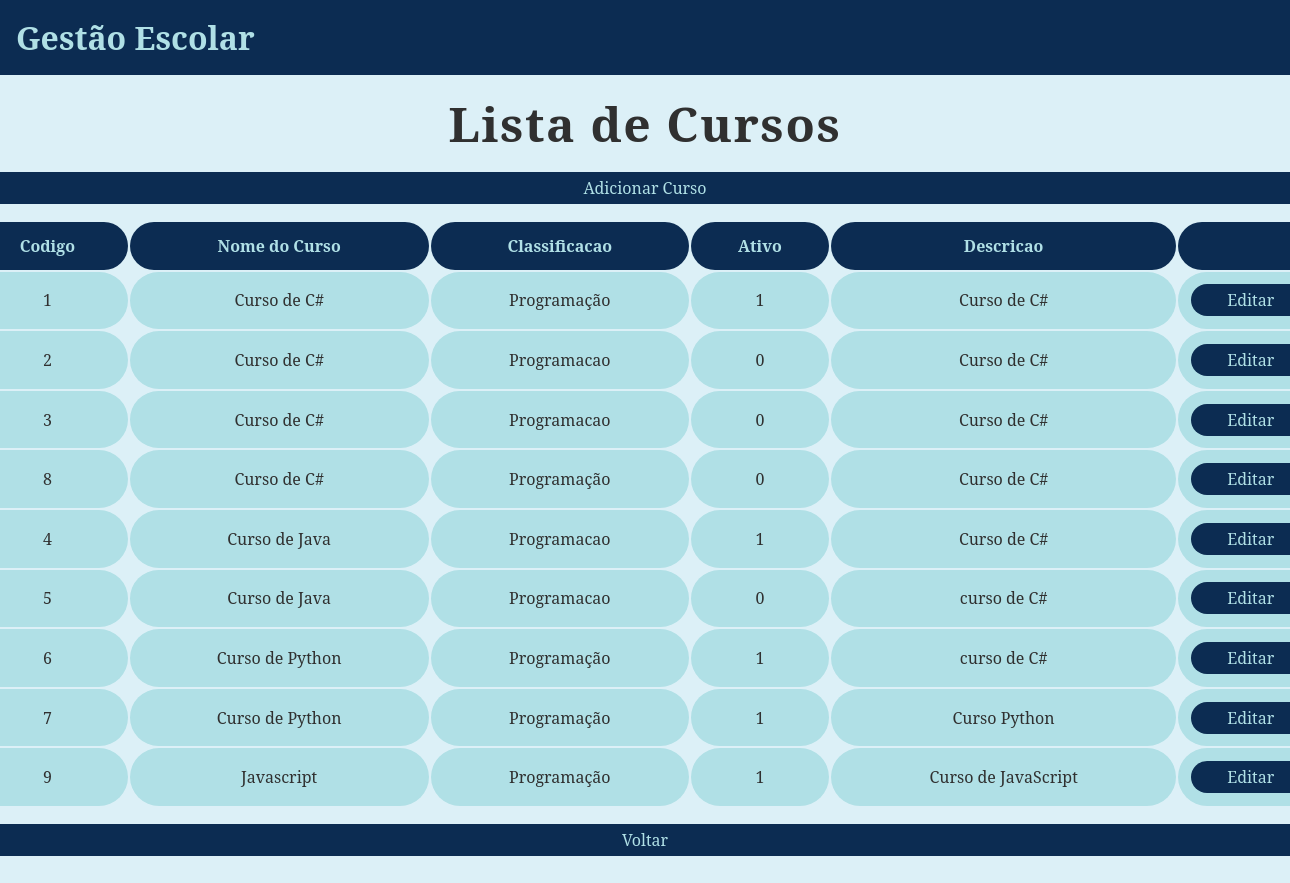
The app's page /listar/cursos with its own data.
### tables this page shows
CREATE TABLE Cursos (codigo INTEGER PRIMARY KEY AUTOINCREMENT, nome VARCHAR (255) NOT NULL, classificacao VARCHAR (255) NOT NULL, ativo BOOLEAN DEFAULT (1), descricao VARCHAR (255));

### index.py (the view)
@app.route ("/listar/cursos")
def listar_cursos():
    cursos = Curso.listar()
    return render_template ("listar_cursos.html", cursos=cursos)

### curso.py (called while the page is built)
    @classmethod
    def listar(cls):
        conexao = sqlite3.connect("gestao_escolar.db")
        cursor = conexao.cursor()
        sql = """
            SELECT *
            FROM Cursos
            ORDER BY nome
        """
        cursor.execute(sql)
        lista_cursos = cursor.fetchall()
        conexao.close()
        return lista_cursos

### templates/listar_cursos.html
{% extends "base.html" %}
{% block conteudo %}
<div class="conteudo-principal">
    <h2>Lista de Cursos</h2>
    <div class="conteudo-tabela">
        <a href="/cadastro/cursos" class="botao-primario">Adicionar Curso</a>
        <table>
            <tr>
                <th>Codigo</th>
                <th>Nome do Curso</th>
                <th>Classificacao</th>
                <th>Ativo</th>
                <th>Descricao</th>
                <th></th>
            </tr>
            {% for curso in cursos %}
                <tr>
                    <td>{{ curso[0] }}</td>
                    <td>{{ curso[1] }}</td>
                    <td>{{ curso[2] }}</td>
                    <td>{{ curso[3] }}</td>
                    <td>{{ curso[4] }}</td>
                    <td><a href="/editar/curso/{{ curso[0] }}" class="botao-primario">Editar</a></td>
                </tr>
            {% endfor %}
        </table>
        <a href="/" class="botao-primario">Voltar</a>
    </div>
</div>
{% endblock %}

### static/css/style.css (style rules this page uses)
:root { --azul-claro: rgb(220, 240, 247); --azul-escuro: rgb(12, 44, 82); --preto: rgb(48, 48, 48); --azul-normal: rgb(94, 157, 200); --palegreen: palegreen; --powderblue: powderblue; }
* { margin: 0; padding: 0; box-sizing: border-box; }
body { font-family: 'Noto Serif', serif; background: var(--azul-claro); }
a { text-decoration: none; }
.botao-primario { display: flex; background-color: var(--azul-escuro); color: var(--powderblue); width: 100%; border-radius: 3rem; text-align: center; justify-content: center; align-items: center; }
main .conteudo-principal { text-align: center; display: flex; justify-content: center; flex-direction: column; align-items: center; margin-bottom: 2rem; }
main .conteudo-principal h2 { margin: 1rem 0 1rem 0; font-size: 3rem; color: var(--preto); letter-spacing: .1rem; }
main .conteudo-principal .conteudo-tabela { width: 85rem; }
main .conteudo-principal .conteudo-tabela .botao-primario { height: 2rem; font-size: 1rem; font-weight: 400; }
main .conteudo-principal table { margin: 1rem 0rem 1rem 0rem; width: 100%; }
main .conteudo-principal table th { background: var(--azul-escuro); color: var(--powderblue); padding: .8rem; border-radius: 2rem; }
main .conteudo-principal table td { background: var(--powderblue); color: var(--preto); padding: .8rem; border-radius: 2rem; }

### records on screen
Cursos: codigo "1", nome "Curso de C#", classificacao "Programação", ativo "1", descricao "Curso de C#"
Cursos: codigo "2", nome "Curso de C#", classificacao "Programacao", ativo "0", descricao "Curso de C#"
Cursos: codigo "3", nome "Curso de C#", classificacao "Programacao", ativo "0", descricao "Curso de C#"
Cursos: codigo "8", nome "Curso de C#", classificacao "Programação", ativo "0", descricao "Curso de C#"
Cursos: codigo "4", nome "Curso de Java", classificacao "Programacao", ativo "1", descricao "Curso de C#"
Cursos: codigo "5", nome "Curso de Java", classificacao "Programacao", ativo "0", descricao "curso de C#"
Cursos: codigo "6", nome "Curso de Python", classificacao "Programação", ativo "1", descricao "curso de C#"
Cursos: codigo "7", nome "Curso de Python", classificacao "Programação", ativo "1", descricao "Curso Python"
Cursos: codigo "9", nome "Javascript", classificacao "Programação", ativo "1", descricao "Curso de JavaScript"
